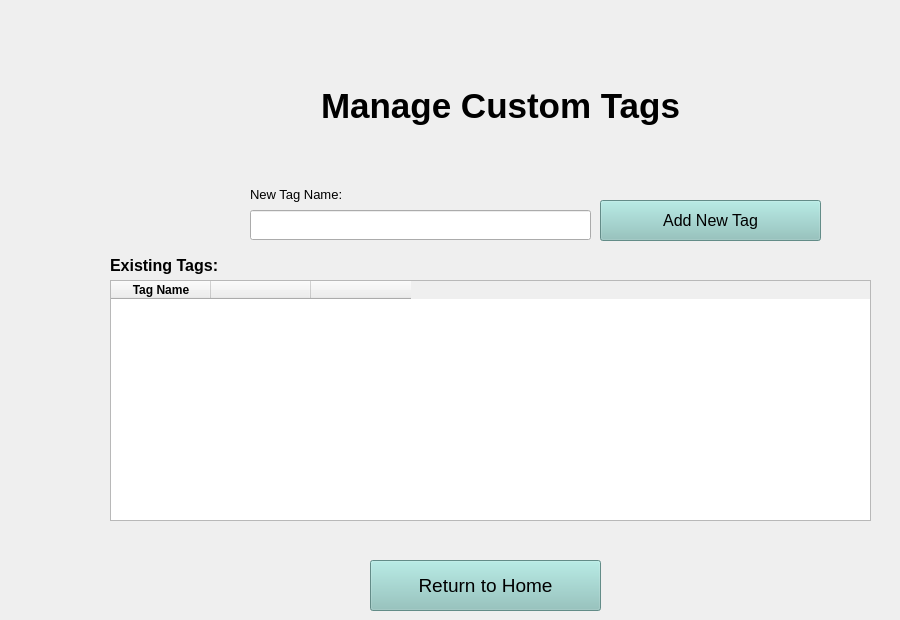
      <widget class="QWidget" name="editCustomTagsPage">
       <widget class="QLabel" name="editCustomTagsLabel">
        <property name="geometry">
         <rect>
          <x>110</x>
          <y>70</y>
          <width>781</width>
          <height>71</height>
         </rect>
        </property>
        <property name="font">
         <font>
          <pointsize>26</pointsize>
          <bold>true</bold>
         </font>
        </property>
        <property name="layoutDirection">
         <enum>Qt::LeftToRight</enum>
        </property>
        <property name="text">
         <string>Manage Custom Tags</string>
        </property>
        <property name="alignment">
         <set>Qt::AlignCenter</set>
        </property>
       </widget>
       <widget class="QLabel" name="tagsNameLabel">
        <property name="geometry">
         <rect>
          <x>110</x>
          <y>250</y>
          <width>141</width>
          <height>31</height>
         </rect>
        </property>
        <property name="font">
         <font>
          <pointsize>12</pointsize>
          <bold>true</bold>
         </font>
        </property>
        <property name="text">
         <string>Existing Tags:</string>
        </property>
       </widget>
       <widget class="QTableWidget" name="tagsTableWidget">
        <property name="geometry">
         <rect>
          <x>110</x>
          <y>280</y>
          <width>761</width>
          <height>241</height>
         </rect>
        </property>
        <property name="sizePolicy">
         <sizepolicy hsizetype="Expanding" vsizetype="Expanding">
          <horstretch>0</horstretch>
          <verstretch>0</verstretch>
         </sizepolicy>
        </property>
        <property name="font">
         <font>
          <bold>false</bold>
         </font>
        </property>
        <column>
         <property name="text">
          <string>Tag Name</string>
         </property>
         <property name="font">
          <font>
           <bold>true</bold>
          </font>
         </property>
        </column>
        <column>
         <property name="text">
          <string/>
         </property>
         <property name="font">
          <font>
           <bold>true</bold>
          </font>
         </property>
         <property name="textAlignment">
          <set>AlignTrailing|AlignVCenter</set>
         </property>
        </column>
        <column>
         <property name="text">
          <string/>
         </property>
        </column>
       </widget>
       <widget class="QPushButton" name="addNewTagButton">
        <property name="geometry">
         <rect>
          <x>600</x>
          <y>200</y>
          <width>221</width>
          <height>41</height>
         </rect>
        </property>
        <property name="font">
         <font>
          <pointsize>12</pointsize>
         </font>
        </property>
        <property name="styleSheet">
         <string notr="true">background-color: rgb(139, 196, 190);</string>
        </property>
        <property name="text">
         <string>Add New Tag</string>
        </property>
       </widget>
       <widget class="QLineEdit" name="newTagNameLine">
        <property name="geometry">
         <rect>
          <x>250</x>
          <y>210</y>
          <width>341</width>
          <height>30</height>
         </rect>
        </property>
       </widget>
       <widget class="QLabel" name="newTagNameLabel">
        <property name="geometry">
         <rect>
          <x>250</x>
          <y>179</y>
          <width>131</width>
          <height>31</height>
         </rect>
        </property>
        <property name="font">
         <font>
          <pointsize>10</pointsize>
         </font>
        </property>
        <property name="text">
         <string>New Tag Name:</string>
        </property>
       </widget>
       <widget class="QPushButton" name="returnTohomeButton_2">
        <property name="geometry">
         <rect>
          <x>370</x>
          <y>560</y>
          <width>231</width>
          <height>51</height>
         </rect>
        </property>
        <property name="font">
         <font>
          <pointsize>14</pointsize>
         </font>
        </property>
        <property name="styleSheet">
         <string notr="true">background-color: rgb(139, 196, 190);</string>
        </property>
        <property name="text">
         <string>Return to Home</string>
        </property>
       </widget>
      </widget>
